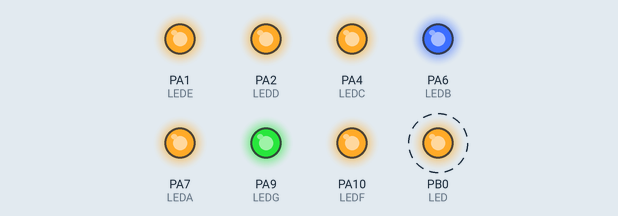
Simulated run of this sketch. Board: STM32 Blue Pill. On the bench: output pins drawn as LEDs (lit = HIGH). Dashed ring = blinking.

Above: at 0.5 s.
Timing chart, 0 to 4.6 s (numbered marks = the images above):
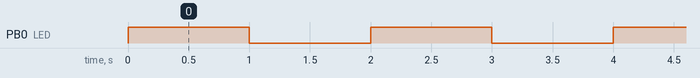

Measured:
- by itself, PB0 (LED): alternates HIGH for 1.0 s and LOW for 1.0 s

The sketch:

blinkLED.ino
```cpp
#define LED PB0
#define LEDA PA7
#define LEDB PA6
#define LEDC PA4
#define LEDD PA2
#define LEDE PA1
#define LEDF PA10
#define LEDG PA9
#define BUTTON PB1

void setup() {
  pinMode(LED, OUTPUT);
  pinMode(LEDA, OUTPUT);
  pinMode(LEDB, OUTPUT);
  pinMode(LEDC, OUTPUT);
  pinMode(LEDD, OUTPUT);
  pinMode(LEDE, OUTPUT);
  pinMode(LEDF, OUTPUT);
  pinMode(LEDG, OUTPUT);
  pinMode(BUTTON, INPUT);
  digitalWrite(LED, LOW);
  digitalWrite(LEDA, HIGH);
  digitalWrite(LEDB, HIGH);
  digitalWrite(LEDC, HIGH);
  digitalWrite(LEDD, HIGH);
  digitalWrite(LEDE, HIGH);
  digitalWrite(LEDF, HIGH);
  digitalWrite(LEDG, HIGH);
}

void loop() {
  digitalWrite(LED, HIGH);
  delay(1000);
  digitalWrite(LED, LOW);
  delay(1000);
}
```
